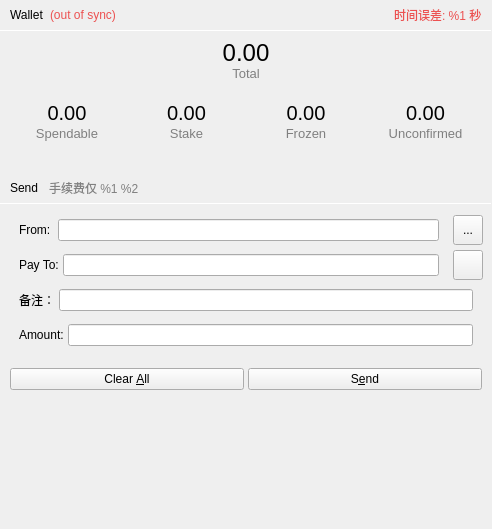
<?xml version="1.0" encoding="UTF-8"?>
<ui version="4.0">
 <class>WalletSendUI</class>
 <widget class="QWidget" name="WalletSendUI">
  <property name="geometry">
   <rect>
    <x>0</x>
    <y>0</y>
    <width>492</width>
    <height>529</height>
   </rect>
  </property>
  <property name="minimumSize">
   <size>
    <width>0</width>
    <height>0</height>
   </size>
  </property>
  <property name="windowTitle">
   <string>Form</string>
  </property>
  <property name="styleSheet">
   <string notr="true"/>
  </property>
  <layout class="QVBoxLayout" name="verticalLayout">
   <property name="spacing">
    <number>20</number>
   </property>
   <property name="leftMargin">
    <number>0</number>
   </property>
   <property name="topMargin">
    <number>0</number>
   </property>
   <property name="rightMargin">
    <number>0</number>
   </property>
   <property name="bottomMargin">
    <number>0</number>
   </property>
   <item>
    <widget class="QWidget" name="verticalWidget0" native="true">
     <property name="sizePolicy">
      <sizepolicy hsizetype="Preferred" vsizetype="Preferred">
       <horstretch>0</horstretch>
       <verstretch>0</verstretch>
      </sizepolicy>
     </property>
     <property name="minimumSize">
      <size>
       <width>470</width>
       <height>153</height>
      </size>
     </property>
     <property name="maximumSize">
      <size>
       <width>16777215</width>
       <height>153</height>
      </size>
     </property>
     <property name="styleSheet">
      <string notr="true"/>
     </property>
     <layout class="QVBoxLayout" name="verticalLayout_5">
      <property name="spacing">
       <number>0</number>
      </property>
      <property name="leftMargin">
       <number>0</number>
      </property>
      <property name="topMargin">
       <number>0</number>
      </property>
      <property name="rightMargin">
       <number>0</number>
      </property>
      <property name="bottomMargin">
       <number>0</number>
      </property>
      <item>
       <widget class="QWidget" name="Widget0_0" native="true">
        <property name="minimumSize">
         <size>
          <width>0</width>
          <height>30</height>
         </size>
        </property>
        <property name="maximumSize">
         <size>
          <width>16777215</width>
          <height>30</height>
         </size>
        </property>
        <layout class="QHBoxLayout" name="horizontalLayout_4">
         <property name="sizeConstraint">
          <enum>QLayout::SetDefaultConstraint</enum>
         </property>
         <property name="leftMargin">
          <number>10</number>
         </property>
         <property name="topMargin">
          <number>8</number>
         </property>
         <property name="rightMargin">
          <number>10</number>
         </property>
         <property name="bottomMargin">
          <number>8</number>
         </property>
         <item>
          <widget class="QLabel" name="label_5">
           <property name="minimumSize">
            <size>
             <width>0</width>
             <height>1</height>
            </size>
           </property>
           <property name="font">
            <font>
             <family>Arial</family>
             <weight>50</weight>
             <bold>false</bold>
            </font>
           </property>
           <property name="text">
            <string>Wallet</string>
           </property>
          </widget>
         </item>
         <item>
          <widget class="QLabel" name="labelWalletStatus">
           <property name="font">
            <font/>
           </property>
           <property name="toolTip">
            <string/>
           </property>
           <property name="styleSheet">
            <string notr="true">QLabel { color: #ec5151; }</string>
           </property>
           <property name="text">
            <string notr="true">(out of sync)</string>
           </property>
           <property name="alignment">
            <set>Qt::AlignLeading|Qt::AlignLeft|Qt::AlignVCenter</set>
           </property>
          </widget>
         </item>
         <item>
          <spacer name="horizontalSpacer_2">
           <property name="orientation">
            <enum>Qt::Horizontal</enum>
           </property>
           <property name="sizeHint" stdset="0">
            <size>
             <width>40</width>
             <height>20</height>
            </size>
           </property>
          </spacer>
         </item>
         <item>
          <widget class="QLabel" name="labelErrorTime">
           <property name="styleSheet">
            <string notr="true">QLabel { color: #ec5151; }</string>
           </property>
           <property name="text">
            <string>时间误差: %1 秒</string>
           </property>
          </widget>
         </item>
        </layout>
       </widget>
      </item>
      <item>
       <widget class="Line" name="line1px">
        <property name="minimumSize">
         <size>
          <width>0</width>
          <height>1</height>
         </size>
        </property>
        <property name="maximumSize">
         <size>
          <width>16777215</width>
          <height>1</height>
         </size>
        </property>
        <property name="styleSheet">
         <string notr="true"/>
        </property>
        <property name="orientation">
         <enum>Qt::Horizontal</enum>
        </property>
       </widget>
      </item>
      <item>
       <widget class="QWidget" name="Widget0_1" native="true">
        <property name="minimumSize">
         <size>
          <width>0</width>
          <height>60</height>
         </size>
        </property>
        <property name="maximumSize">
         <size>
          <width>16777215</width>
          <height>60</height>
         </size>
        </property>
        <layout class="QVBoxLayout" name="verticalLayout_8">
         <property name="spacing">
          <number>1</number>
         </property>
         <property name="leftMargin">
          <number>10</number>
         </property>
         <property name="topMargin">
          <number>10</number>
         </property>
         <property name="rightMargin">
          <number>10</number>
         </property>
         <property name="bottomMargin">
          <number>10</number>
         </property>
         <item>
          <widget class="QLabel" name="labelTotal">
           <property name="font">
            <font>
             <pointsize>18</pointsize>
             <weight>50</weight>
             <italic>false</italic>
             <bold>false</bold>
            </font>
           </property>
           <property name="cursor">
            <cursorShape>IBeamCursor</cursorShape>
           </property>
           <property name="toolTip">
            <string>Your current total balance</string>
           </property>
           <property name="styleSheet">
            <string notr="true">QLabel { font: 18pt;}</string>
           </property>
           <property name="text">
            <string notr="true">0.00</string>
           </property>
           <property name="alignment">
            <set>Qt::AlignCenter</set>
           </property>
           <property name="textInteractionFlags">
            <set>Qt::LinksAccessibleByMouse</set>
           </property>
          </widget>
         </item>
         <item>
          <widget class="QLabel" name="labelTotalText">
           <property name="font">
            <font>
             <pointsize>10</pointsize>
             <weight>50</weight>
             <italic>false</italic>
             <bold>false</bold>
            </font>
           </property>
           <property name="layoutDirection">
            <enum>Qt::LeftToRight</enum>
           </property>
           <property name="styleSheet">
            <string notr="true">QLabel { color: #808080; font: 10pt;}</string>
           </property>
           <property name="text">
            <string>Total</string>
           </property>
           <property name="alignment">
            <set>Qt::AlignCenter</set>
           </property>
          </widget>
         </item>
        </layout>
       </widget>
      </item>
      <item>
       <widget class="QWidget" name="Widget0_2" native="true">
        <property name="minimumSize">
         <size>
          <width>0</width>
          <height>60</height>
         </size>
        </property>
        <property name="maximumSize">
         <size>
          <width>16777214</width>
          <height>60</height>
         </size>
        </property>
        <layout class="QHBoxLayout" name="horizontalLayout_5">
         <property name="leftMargin">
          <number>10</number>
         </property>
         <property name="rightMargin">
          <number>10</number>
         </property>
         <item>
          <widget class="QWidget" name="BalanceWidget" native="true">
           <layout class="QVBoxLayout" name="verticalLayout_11">
            <property name="spacing">
             <number>1</number>
            </property>
            <property name="leftMargin">
             <number>1</number>
            </property>
            <property name="topMargin">
             <number>1</number>
            </property>
            <property name="rightMargin">
             <number>1</number>
            </property>
            <property name="bottomMargin">
             <number>1</number>
            </property>
            <item>
             <widget class="QLabel" name="labelBalance">
              <property name="font">
               <font>
                <pointsize>15</pointsize>
                <weight>50</weight>
                <italic>false</italic>
                <bold>false</bold>
               </font>
              </property>
              <property name="cursor">
               <cursorShape>IBeamCursor</cursorShape>
              </property>
              <property name="toolTip">
               <string>Your current spendable balance</string>
              </property>
              <property name="styleSheet">
               <string notr="true">QLabel { font: 15pt;}</string>
              </property>
              <property name="text">
               <string notr="true">0.00</string>
              </property>
              <property name="alignment">
               <set>Qt::AlignCenter</set>
              </property>
              <property name="textInteractionFlags">
               <set>Qt::LinksAccessibleByMouse</set>
              </property>
             </widget>
            </item>
            <item>
             <widget class="QLabel" name="label_Balance_text">
              <property name="font">
               <font>
                <pointsize>10</pointsize>
                <weight>50</weight>
                <italic>false</italic>
                <bold>false</bold>
               </font>
              </property>
              <property name="styleSheet">
               <string notr="true">QLabel { color: #808080; font: 10pt;}</string>
              </property>
              <property name="text">
               <string>Spendable</string>
              </property>
              <property name="alignment">
               <set>Qt::AlignCenter</set>
              </property>
             </widget>
            </item>
           </layout>
          </widget>
         </item>
         <item>
          <widget class="QWidget" name="StakeWidget" native="true">
           <layout class="QVBoxLayout" name="verticalLayout_10">
            <property name="spacing">
             <number>1</number>
            </property>
            <property name="leftMargin">
             <number>1</number>
            </property>
            <property name="topMargin">
             <number>1</number>
            </property>
            <property name="rightMargin">
             <number>1</number>
            </property>
            <property name="bottomMargin">
             <number>1</number>
            </property>
            <item>
             <widget class="QLabel" name="labelStake">
              <property name="font">
               <font>
                <pointsize>15</pointsize>
                <weight>50</weight>
                <italic>false</italic>
                <bold>false</bold>
               </font>
              </property>
              <property name="cursor">
               <cursorShape>IBeamCursor</cursorShape>
              </property>
              <property name="toolTip">
               <string>Total of coins that was staked, and do not yet count toward the current balance</string>
              </property>
              <property name="styleSheet">
               <string notr="true">QLabel { font: 15pt;}</string>
              </property>
              <property name="text">
               <string notr="true">0.00</string>
              </property>
              <property name="alignment">
               <set>Qt::AlignCenter</set>
              </property>
              <property name="textInteractionFlags">
               <set>Qt::LinksAccessibleByMouse</set>
              </property>
             </widget>
            </item>
            <item>
             <widget class="QLabel" name="label_Stake_text">
              <property name="font">
               <font>
                <pointsize>10</pointsize>
                <weight>50</weight>
                <italic>false</italic>
                <bold>false</bold>
               </font>
              </property>
              <property name="styleSheet">
               <string notr="true">QLabel { color: #808080; font: 10pt;}</string>
              </property>
              <property name="text">
               <string>Stake</string>
              </property>
              <property name="alignment">
               <set>Qt::AlignCenter</set>
              </property>
             </widget>
            </item>
           </layout>
          </widget>
         </item>
         <item>
          <widget class="QWidget" name="FrozenWidget" native="true">
           <layout class="QVBoxLayout" name="verticalLayout_4">
            <property name="spacing">
             <number>1</number>
            </property>
            <property name="leftMargin">
             <number>1</number>
            </property>
            <property name="topMargin">
             <number>1</number>
            </property>
            <property name="rightMargin">
             <number>1</number>
            </property>
            <property name="bottomMargin">
             <number>1</number>
            </property>
            <item>
             <widget class="QLabel" name="labelFrozen">
              <property name="font">
               <font>
                <pointsize>15</pointsize>
                <weight>50</weight>
                <italic>false</italic>
                <bold>false</bold>
               </font>
              </property>
              <property name="styleSheet">
               <string notr="true">QLabel { font: 15pt;}</string>
              </property>
              <property name="text">
               <string>0.00</string>
              </property>
              <property name="alignment">
               <set>Qt::AlignCenter</set>
              </property>
              <property name="textInteractionFlags">
               <set>Qt::LinksAccessibleByMouse</set>
              </property>
             </widget>
            </item>
            <item>
             <widget class="QLabel" name="label_Frozen_text">
              <property name="font">
               <font>
                <pointsize>10</pointsize>
                <weight>50</weight>
                <italic>false</italic>
                <bold>false</bold>
               </font>
              </property>
              <property name="styleSheet">
               <string notr="true">QLabel { color: #808080; font: 10pt;}</string>
              </property>
              <property name="text">
               <string>Frozen</string>
              </property>
              <property name="alignment">
               <set>Qt::AlignCenter</set>
              </property>
             </widget>
            </item>
           </layout>
          </widget>
         </item>
         <item>
          <widget class="QWidget" name="UnconfirmedWidget" native="true">
           <layout class="QVBoxLayout" name="verticalLayout_9">
            <property name="spacing">
             <number>1</number>
            </property>
            <property name="leftMargin">
             <number>1</number>
            </property>
            <property name="topMargin">
             <number>1</number>
            </property>
            <property name="rightMargin">
             <number>1</number>
            </property>
            <property name="bottomMargin">
             <number>1</number>
            </property>
            <item>
             <widget class="QLabel" name="labelUnconfirmed">
              <property name="font">
               <font>
                <pointsize>15</pointsize>
                <weight>50</weight>
                <italic>false</italic>
                <bold>false</bold>
               </font>
              </property>
              <property name="cursor">
               <cursorShape>IBeamCursor</cursorShape>
              </property>
              <property name="toolTip">
               <string>Total of transactions that have yet to be confirmed, and do not yet count toward the current balance</string>
              </property>
              <property name="styleSheet">
               <string notr="true">QLabel { font: 15pt;}</string>
              </property>
              <property name="text">
               <string notr="true">0.00</string>
              </property>
              <property name="alignment">
               <set>Qt::AlignCenter</set>
              </property>
              <property name="textInteractionFlags">
               <set>Qt::LinksAccessibleByMouse</set>
              </property>
             </widget>
            </item>
            <item>
             <widget class="QLabel" name="label_Unconfirmed_text">
              <property name="font">
               <font>
                <pointsize>10</pointsize>
                <weight>50</weight>
                <italic>false</italic>
                <bold>false</bold>
               </font>
              </property>
              <property name="styleSheet">
               <string notr="true">QLabel { color: #808080; font: 10pt;}</string>
              </property>
              <property name="text">
               <string>Unconfirmed</string>
              </property>
              <property name="alignment">
               <set>Qt::AlignCenter</set>
              </property>
             </widget>
            </item>
           </layout>
          </widget>
         </item>
        </layout>
       </widget>
      </item>
     </layout>
    </widget>
   </item>
   <item>
    <widget class="QWidget" name="verticalWidget1" native="true">
     <property name="minimumSize">
      <size>
       <width>0</width>
       <height>231</height>
      </size>
     </property>
     <property name="maximumSize">
      <size>
       <width>16777215</width>
       <height>231</height>
      </size>
     </property>
     <property name="styleSheet">
      <string notr="true"/>
     </property>
     <layout class="QVBoxLayout" name="verticalLayout_2">
      <property name="spacing">
       <number>0</number>
      </property>
      <property name="leftMargin">
       <number>0</number>
      </property>
      <property name="topMargin">
       <number>0</number>
      </property>
      <property name="rightMargin">
       <number>0</number>
      </property>
      <property name="bottomMargin">
       <number>10</number>
      </property>
      <item>
       <widget class="QWidget" name="Widget1_0" native="true">
        <property name="minimumSize">
         <size>
          <width>0</width>
          <height>30</height>
         </size>
        </property>
        <property name="maximumSize">
         <size>
          <width>16777215</width>
          <height>30</height>
         </size>
        </property>
        <layout class="QHBoxLayout" name="horizontalLayout">
         <property name="spacing">
          <number>10</number>
         </property>
         <property name="leftMargin">
          <number>10</number>
         </property>
         <property name="topMargin">
          <number>0</number>
         </property>
         <property name="rightMargin">
          <number>0</number>
         </property>
         <property name="bottomMargin">
          <number>0</number>
         </property>
         <item>
          <widget class="QLabel" name="label_9">
           <property name="minimumSize">
            <size>
             <width>0</width>
             <height>30</height>
            </size>
           </property>
           <property name="maximumSize">
            <size>
             <width>16777215</width>
             <height>30</height>
            </size>
           </property>
           <property name="font">
            <font>
             <weight>50</weight>
             <bold>false</bold>
            </font>
           </property>
           <property name="text">
            <string>Send</string>
           </property>
          </widget>
         </item>
         <item>
          <widget class="QLabel" name="label_fee_text">
           <property name="styleSheet">
            <string notr="true">QLabel { color: #808080; }</string>
           </property>
           <property name="text">
            <string>手续费仅 %1 %2</string>
           </property>
          </widget>
         </item>
         <item>
          <spacer name="horizontalSpacer">
           <property name="orientation">
            <enum>Qt::Horizontal</enum>
           </property>
           <property name="sizeHint" stdset="0">
            <size>
             <width>40</width>
             <height>20</height>
            </size>
           </property>
          </spacer>
         </item>
        </layout>
       </widget>
      </item>
      <item>
       <widget class="Line" name="line_2_1px">
        <property name="minimumSize">
         <size>
          <width>0</width>
          <height>1</height>
         </size>
        </property>
        <property name="maximumSize">
         <size>
          <width>16777215</width>
          <height>1</height>
         </size>
        </property>
        <property name="styleSheet">
         <string notr="true"/>
        </property>
        <property name="orientation">
         <enum>Qt::Horizontal</enum>
        </property>
       </widget>
      </item>
      <item>
       <widget class="QWidget" name="Widget1_1_0" native="true">
        <property name="minimumSize">
         <size>
          <width>0</width>
          <height>160</height>
         </size>
        </property>
        <property name="maximumSize">
         <size>
          <width>16777215</width>
          <height>160</height>
         </size>
        </property>
        <layout class="QVBoxLayout" name="verticalLayout_3">
         <property name="spacing">
          <number>4</number>
         </property>
         <property name="topMargin">
          <number>10</number>
         </property>
         <property name="bottomMargin">
          <number>10</number>
         </property>
         <item>
          <layout class="QHBoxLayout" name="fromLayout">
           <property name="spacing">
            <number>4</number>
           </property>
           <item>
            <widget class="QWidget" name="sendwidget1_0" native="true">
             <layout class="QHBoxLayout" name="horizontalLayout_2">
              <property name="spacing">
               <number>4</number>
              </property>
              <property name="leftMargin">
               <number>10</number>
              </property>
              <property name="topMargin">
               <number>0</number>
              </property>
              <property name="rightMargin">
               <number>10</number>
              </property>
              <property name="bottomMargin">
               <number>0</number>
              </property>
              <item>
               <widget class="QLabel" name="label_8">
                <property name="text">
                 <string>From: </string>
                </property>
               </widget>
              </item>
              <item>
               <widget class="QValidatedLineEdit" name="fromAddr"/>
              </item>
             </layout>
            </widget>
           </item>
           <item>
            <widget class="QToolButton" name="addressFromButton">
             <property name="minimumSize">
              <size>
               <width>30</width>
               <height>30</height>
              </size>
             </property>
             <property name="maximumSize">
              <size>
               <width>30</width>
               <height>30</height>
              </size>
             </property>
             <property name="styleSheet">
              <string notr="true">QPushButton{ background-color: #2c2c2c;border-radius: 4px;border: none;width: 30px; height: 30px;}</string>
             </property>
             <property name="text">
              <string>...</string>
             </property>
             <property name="icon">
              <iconset resource="../bitcoin.qrc">
               <normaloff>:/res/icons/address_book.png</normaloff>:/res/icons/address_book.png</iconset>
             </property>
             <property name="shortcut">
              <string/>
             </property>
            </widget>
           </item>
          </layout>
         </item>
         <item>
          <layout class="QHBoxLayout" name="payToLayout">
           <property name="spacing">
            <number>4</number>
           </property>
           <item>
            <widget class="QWidget" name="sendwidget1_1" native="true">
             <property name="minimumSize">
              <size>
               <width>0</width>
               <height>30</height>
              </size>
             </property>
             <property name="maximumSize">
              <size>
               <width>16777215</width>
               <height>30</height>
              </size>
             </property>
             <layout class="QHBoxLayout" name="horizontalLayout_3">
              <property name="spacing">
               <number>4</number>
              </property>
              <property name="leftMargin">
               <number>10</number>
              </property>
              <property name="topMargin">
               <number>0</number>
              </property>
              <property name="rightMargin">
               <number>10</number>
              </property>
              <property name="bottomMargin">
               <number>0</number>
              </property>
              <item>
               <widget class="QLabel" name="label_2">
                <property name="text">
                 <string>Pay To:</string>
                </property>
               </widget>
              </item>
              <item>
               <widget class="QValidatedLineEdit" name="payTo">
                <property name="toolTip">
                 <string>The address to send the payment to  (e.g. B8gZqgY4r2RoEdqYk3QsAqFckyf9pRHN6i)</string>
                </property>
                <property name="maxLength">
                 <number>34</number>
                </property>
               </widget>
              </item>
             </layout>
            </widget>
           </item>
           <item>
            <widget class="QToolButton" name="addressBookButton">
             <property name="minimumSize">
              <size>
               <width>30</width>
               <height>30</height>
              </size>
             </property>
             <property name="maximumSize">
              <size>
               <width>30</width>
               <height>30</height>
              </size>
             </property>
             <property name="toolTip">
              <string>Choose address from address book</string>
             </property>
             <property name="styleSheet">
              <string notr="true">QPushButton{ background-color: #2c2c2c;border-radius: 4px;border: none;width: 30px; height: 30px;}</string>
             </property>
             <property name="text">
              <string/>
             </property>
             <property name="icon">
              <iconset resource="../bitcoin.qrc">
               <normaloff>:/res/icons/address_book.png</normaloff>:/res/icons/address_book.png</iconset>
             </property>
             <property name="shortcut">
              <string>Alt+A</string>
             </property>
            </widget>
           </item>
          </layout>
         </item>
         <item>
          <layout class="QHBoxLayout" name="Label">
           <property name="spacing">
            <number>0</number>
           </property>
           <item>
            <widget class="QWidget" name="sendwidget1_2" native="true">
             <property name="minimumSize">
              <size>
               <width>0</width>
               <height>30</height>
              </size>
             </property>
             <property name="maximumSize">
              <size>
               <width>16777215</width>
               <height>30</height>
              </size>
             </property>
             <layout class="QHBoxLayout" name="horizontalLayout_9">
              <property name="spacing">
               <number>4</number>
              </property>
              <property name="leftMargin">
               <number>10</number>
              </property>
              <property name="topMargin">
               <number>0</number>
              </property>
              <property name="rightMargin">
               <number>10</number>
              </property>
              <property name="bottomMargin">
               <number>0</number>
              </property>
              <item>
               <widget class="QLabel" name="label_4">
                <property name="text">
                 <string>备注：</string>
                </property>
               </widget>
              </item>
              <item>
               <widget class="QValidatedLineEdit" name="addAsLabel">
                <property name="enabled">
                 <bool>true</bool>
                </property>
                <property name="toolTip">
                 <string>Enter a label for this address to add it to your address book</string>
                </property>
               </widget>
              </item>
             </layout>
            </widget>
           </item>
           <item>
            <layout class="QHBoxLayout" name="horizontalLayout_8"/>
           </item>
          </layout>
         </item>
         <item>
          <layout class="QHBoxLayout" name="Amount">
           <item>
            <widget class="QWidget" name="sendwidget1_3" native="true">
             <property name="minimumSize">
              <size>
               <width>0</width>
               <height>30</height>
              </size>
             </property>
             <property name="maximumSize">
              <size>
               <width>16777215</width>
               <height>30</height>
              </size>
             </property>
             <layout class="QHBoxLayout" name="horizontalLayout_10">
              <property name="spacing">
               <number>4</number>
              </property>
              <property name="leftMargin">
               <number>10</number>
              </property>
              <property name="topMargin">
               <number>0</number>
              </property>
              <property name="rightMargin">
               <number>10</number>
              </property>
              <property name="bottomMargin">
               <number>0</number>
              </property>
              <item>
               <widget class="QLabel" name="label_7">
                <property name="text">
                 <string>Amount:</string>
                </property>
               </widget>
              </item>
              <item>
               <widget class="BitcoinAmountField" name="payAmount"/>
              </item>
             </layout>
            </widget>
           </item>
          </layout>
         </item>
        </layout>
       </widget>
      </item>
      <item>
       <widget class="QWidget" name="Widget1_2" native="true">
        <property name="minimumSize">
         <size>
          <width>0</width>
          <height>40</height>
         </size>
        </property>
        <property name="maximumSize">
         <size>
          <width>16777215</width>
          <height>40</height>
         </size>
        </property>
        <property name="sizeIncrement">
         <size>
          <width>0</width>
          <height>40</height>
         </size>
        </property>
        <layout class="QHBoxLayout" name="horizontalLayout_6">
         <property name="spacing">
          <number>4</number>
         </property>
         <property name="leftMargin">
          <number>10</number>
         </property>
         <property name="topMargin">
          <number>10</number>
         </property>
         <property name="rightMargin">
          <number>10</number>
         </property>
         <property name="bottomMargin">
          <number>0</number>
         </property>
         <item>
          <widget class="QPushButton" name="clearButton">
           <property name="text">
            <string>Clear &amp;All</string>
           </property>
          </widget>
         </item>
         <item>
          <widget class="QPushButton" name="sendButton">
           <property name="text">
            <string>S&amp;end</string>
           </property>
          </widget>
         </item>
        </layout>
       </widget>
      </item>
     </layout>
    </widget>
   </item>
   <item>
    <spacer name="verticalSpacer">
     <property name="orientation">
      <enum>Qt::Vertical</enum>
     </property>
     <property name="sizeHint" stdset="0">
      <size>
       <width>20</width>
       <height>40</height>
      </size>
     </property>
    </spacer>
   </item>
  </layout>
 </widget>
 <customwidgets>
  <customwidget>
   <class>QValidatedLineEdit</class>
   <extends>QLineEdit</extends>
   <header>qvalidatedlineedit.h</header>
  </customwidget>
  <customwidget>
   <class>BitcoinAmountField</class>
   <extends>QLineEdit</extends>
   <header>bitcoinamountfield.h</header>
   <container>1</container>
  </customwidget>
 </customwidgets>
 <resources>
  <include location="../bitcoin.qrc"/>
 </resources>
 <connections/>
</ui>
